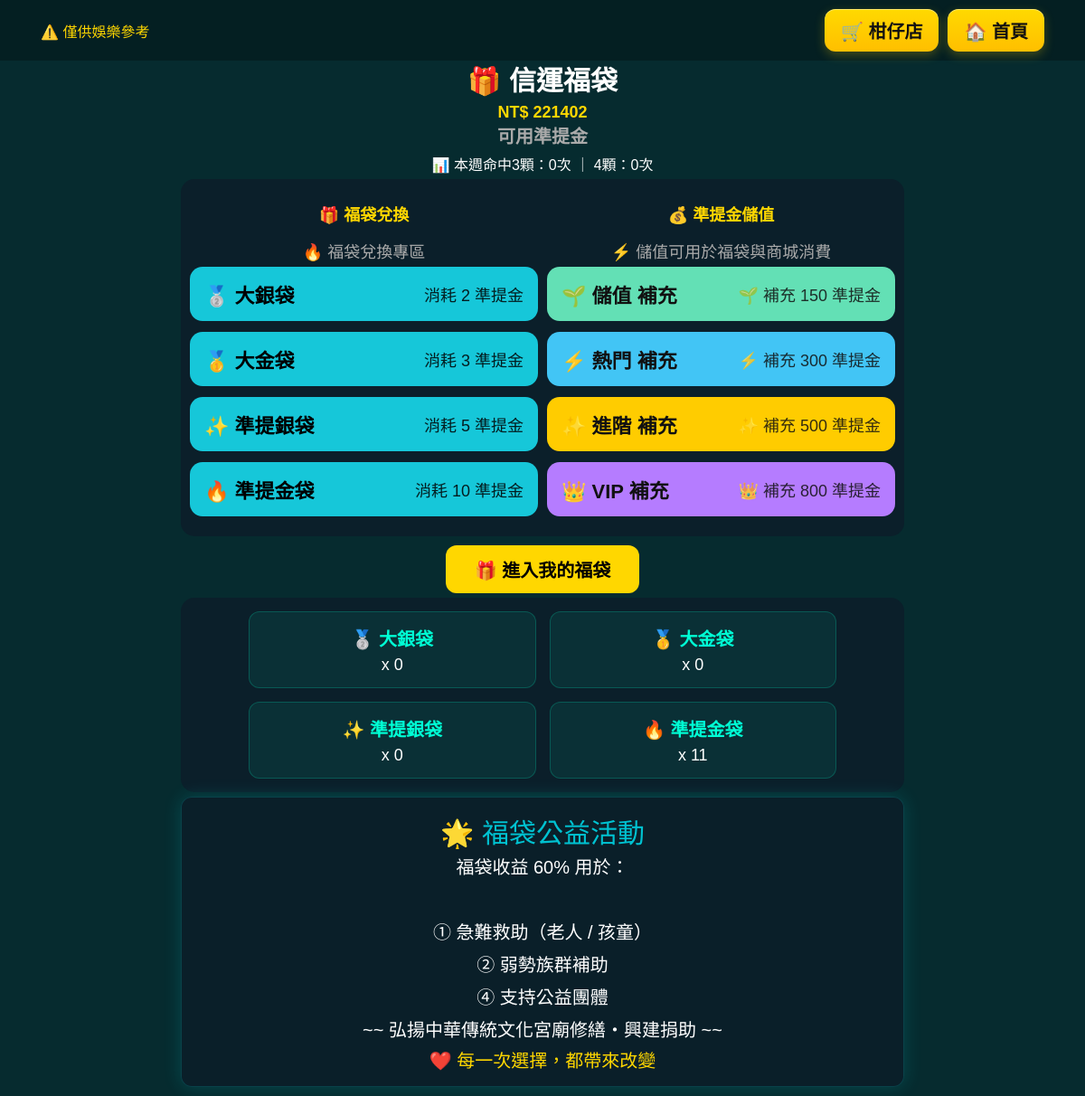
/bag (signed in), run on an earlier commit of the app's database.
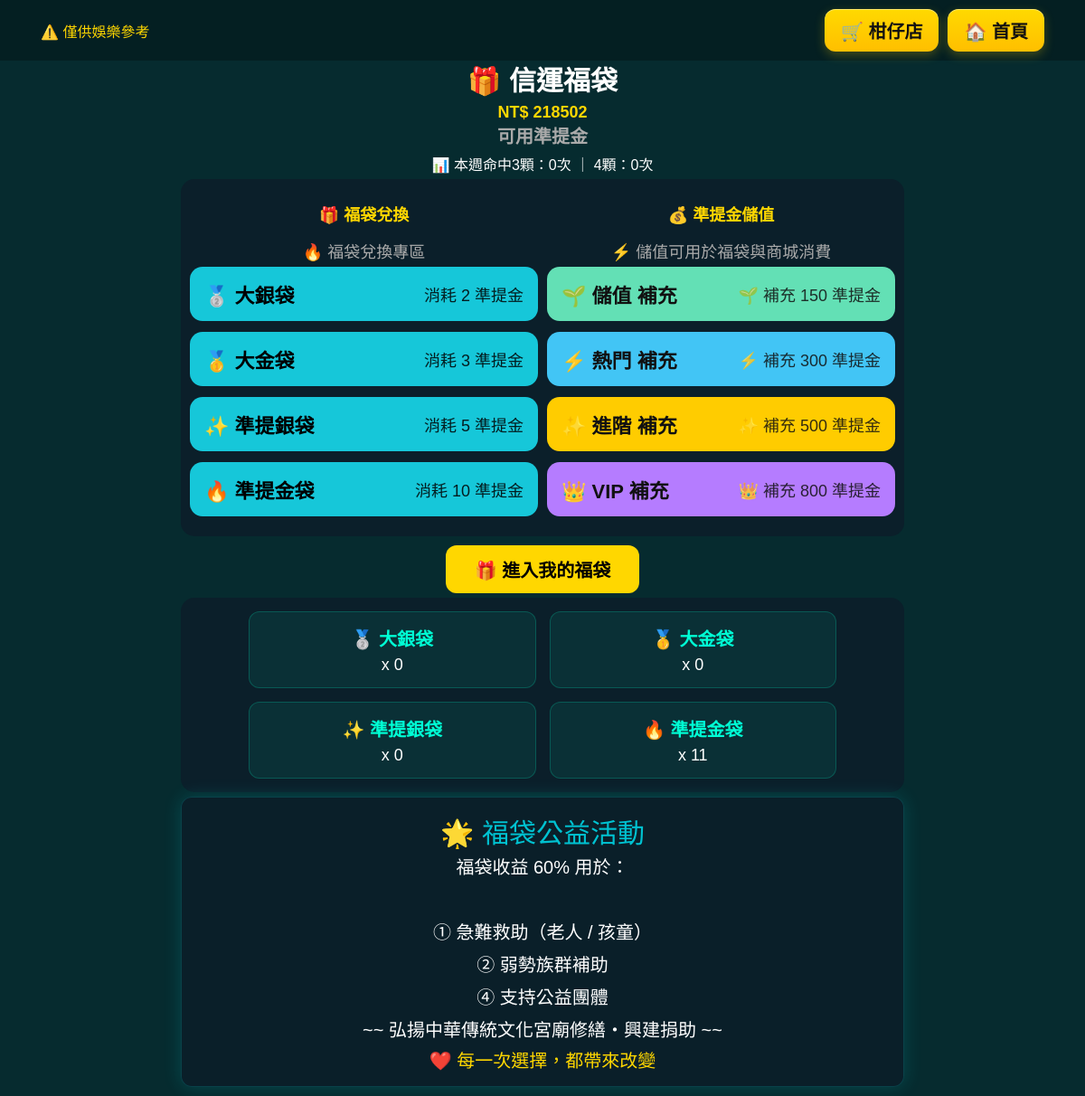
And on a later commit of the database.
### tables this page shows
CREATE TABLE users (
    id INTEGER PRIMARY KEY AUTOINCREMENT,
    username TEXT UNIQUE,
    password TEXT
, points INTEGER DEFAULT 1000, email TEXT, phone TEXT, address TEXT, name TEXT);

### routes/bag.py (the view)
@bag_bp.route("/bag")
def bag_page():
    if "user_id" not in session:
        return redirect("/login")
    user_id = session["user_id"]
    conn = get_shop_db()
    print(conn)
    conn.row_factory = sqlite3.Row
    c = conn.cursor()
    c.execute(
        """
        SELECT bag_type, COUNT(*) as total
        FROM user_bags
        WHERE user_id=? AND is_opened=0
        GROUP BY bag_type
        """,
        (user_id,),
    )
    groups = c.fetchall()
    bag_types = ["silver", "gold", "pray_silver", "pray_gold"]
    groups_dict = {g["bag_type"]: g["total"] for g in groups}
    fixed_groups = []
    for t in bag_types:
        fixed_groups.append({"bag_type": t, "total": groups_dict.get(t, 0)})
    groups = fixed_groups
    c.execute("SELECT points FROM users WHERE id=?", (user_id,))
    user = c.fetchone()
    balance = user["points"] if user else 0
    start = datetime.now() - timedelta(days=7)
    end = datetime.now()
    c.execute(
        """
        SELECT hit_count
        FROM user_bags
        WHERE status='settled'
        AND date(settled_at) BETWEEN ? AND ?
        """,
        (
            start.strftime("%Y-%m-%d"),
            end.strftime("%Y-%m-%d"),
        ),
    )
    rows = c.fetchall()
    hit3 = sum(1 for r in rows if r["hit_count"] == 3)
    hit4 = sum(1 for r in rows if r["hit_count"] == 4)
    conn.close()
    return render_template(
        "bag.html",
        groups=groups,
        money=balance,
        hit3=hit3,
        hit4=hit4,
    )

### app.py (called while the page is built)
@app.context_processor
def inject_user():
    user_id = session.get("user_id")
    balance = 0
    if user_id:
        conn = None
        try:
            conn = get_shop_db()
            c = conn.cursor()
            c.execute("SELECT points FROM users WHERE id=?", (user_id,))
            row = c.fetchone()
            if row:
                balance = row[0]
        except Exception as e:
            print("inject_user error:", e)
        finally:
            if conn:
                conn.close()
    return dict(global_money=balance)

@app.before_request
def make_session_permanent():
    session.permanent = True

### services/db.py (called while the page is built)
def get_shop_db():
    print("========== SHOP DB ==========")
    print(os.path.abspath(SHOP_DB))
    print("=============================")
    conn = sqlite3.connect(SHOP_DB, timeout=30)
    conn.execute("PRAGMA journal_mode=WAL")
    conn.row_factory = sqlite3.Row
    return conn

### templates/bag.html (shortened to what the changed rows need)
<!DOCTYPE html>
<html lang="zh-TW">
<head>
</head>
<body>
    <div class="top-bar">
        <div class="left">
        </div>
        <div class="right">
        </div>
    </div>
    <h1>🎁 信運福袋</h1>
    <div class="balance-box">
        NT$ {{ money }}
        <div class="balance-sub">
        </div>
    </div>
    <div class="trust-mini">
        <div class="trust-sub">
        </div>
    </div>
    <div class="main">
        <div class="card store">
            <div class="box">
                <h2>🎁 福袋兌換</h2>
            </div>
            <div class="box">
                <h2>💰 準提金儲值</h2>
            </div>
        </div>
        <a href="/mybag" class="enter">
        </a>
        <div class="card">
        </div>
        <div class="charity">
        </div>
    </div>
</body>
</html>

What changed in the data, as far as the page shows it:
changed users: points "221402" → "218502"
